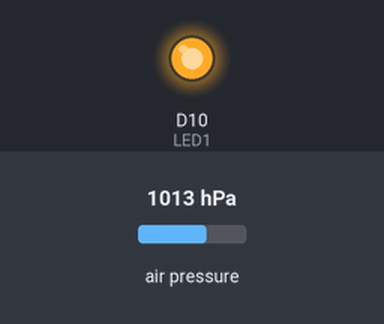
This program was run on a simulated CircuitPython board. On the bench: output pins drawn as LEDs (lit = HIGH). The test bench sets the inputs (shaded band); at power-on: air pressure 1013 hPa. What the program prints to the serial console is not drawn.

Above: at 0.1 s.
At 1.1 s:
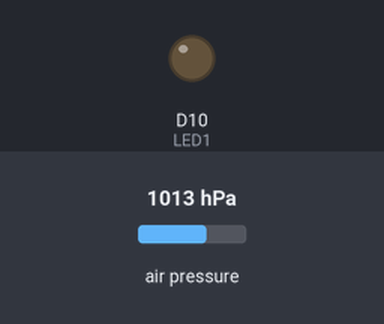
Timing chart, 0 to 2.6 s (numbered marks = the images above):
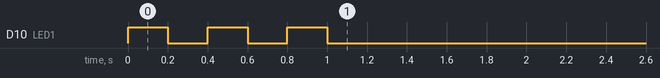

The program:

pressure_sensor.py
```python
print('version 132')

import time
import board
from digitalio import DigitalInOut, Direction, Pull
import analogio
import busio
import adafruit_mprls

# Startup LED
LED1 = DigitalInOut(board.D10)
LED1.direction = Direction.OUTPUT

# Initialize i2c pins and MPRLS library
i2c = busio.I2C(board.SCL, board.SDA)
mpr = adafruit_mprls.MPRLS(i2c, psi_min=0, psi_max=25)

# Startup Light
for i in range(3):
    LED1.value = True
    time.sleep(0.2)
    LED1.value = False
    time.sleep(0.2)

count = 0

while(True):

    print("Pressure (hPa):", mpr.pressure)
```
